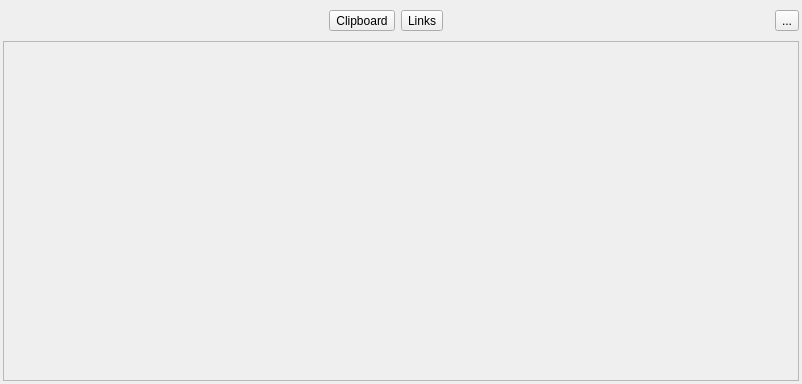
<?xml version="1.0" encoding="UTF-8"?>
<ui version="4.0">
 <class>MPasteWidget</class>
 <widget class="QWidget" name="MPasteWidget">
  <property name="geometry">
   <rect>
    <x>0</x>
    <y>0</y>
    <width>802</width>
    <height>384</height>
   </rect>
  </property>
  <property name="windowTitle">
   <string>Form</string>
  </property>
  <layout class="QVBoxLayout" name="verticalLayout">
   <property name="spacing">
    <number>3</number>
   </property>
   <property name="leftMargin">
    <number>3</number>
   </property>
   <property name="topMargin">
    <number>3</number>
   </property>
   <property name="rightMargin">
    <number>3</number>
   </property>
   <property name="bottomMargin">
    <number>3</number>
   </property>
   <item>
    <widget class="QWidget" name="widget" native="true">
     <layout class="QHBoxLayout" name="horizontalLayout">
      <property name="leftMargin">
       <number>0</number>
      </property>
      <property name="topMargin">
       <number>0</number>
      </property>
      <property name="rightMargin">
       <number>0</number>
      </property>
      <property name="bottomMargin">
       <number>0</number>
      </property>
      <item>
       <spacer name="horizontalSpacer">
        <property name="orientation">
         <enum>Qt::Horizontal</enum>
        </property>
        <property name="sizeHint" stdset="0">
         <size>
          <width>40</width>
          <height>20</height>
         </size>
        </property>
       </spacer>
      </item>
      <item>
       <widget class="QToolButton" name="toolButton">
        <property name="text">
         <string>Clipboard</string>
        </property>
       </widget>
      </item>
      <item>
       <widget class="QToolButton" name="toolButton_2">
        <property name="text">
         <string>Links</string>
        </property>
       </widget>
      </item>
      <item>
       <spacer name="horizontalSpacer_2">
        <property name="orientation">
         <enum>Qt::Horizontal</enum>
        </property>
        <property name="sizeHint" stdset="0">
         <size>
          <width>40</width>
          <height>20</height>
         </size>
        </property>
       </spacer>
      </item>
      <item>
       <widget class="QToolButton" name="toolButton_3">
        <property name="text">
         <string>...</string>
        </property>
       </widget>
      </item>
     </layout>
    </widget>
   </item>
   <item>
    <widget class="QScrollArea" name="scrollArea">
     <property name="sizePolicy">
      <sizepolicy hsizetype="Expanding" vsizetype="Fixed">
       <horstretch>0</horstretch>
       <verstretch>0</verstretch>
      </sizepolicy>
     </property>
     <property name="minimumSize">
      <size>
       <width>0</width>
       <height>340</height>
      </size>
     </property>
     <property name="maximumSize">
      <size>
       <width>16777209</width>
       <height>340</height>
      </size>
     </property>
     <property name="verticalScrollBarPolicy">
      <enum>Qt::ScrollBarAlwaysOff</enum>
     </property>
     <property name="horizontalScrollBarPolicy">
      <enum>Qt::ScrollBarAsNeeded</enum>
     </property>
     <property name="widgetResizable">
      <bool>true</bool>
     </property>
     <widget class="QWidget" name="scrollAreaWidgetContents">
      <property name="geometry">
       <rect>
        <x>0</x>
        <y>0</y>
        <width>794</width>
        <height>338</height>
       </rect>
      </property>
     </widget>
    </widget>
   </item>
  </layout>
 </widget>
 <resources/>
 <connections/>
</ui>
